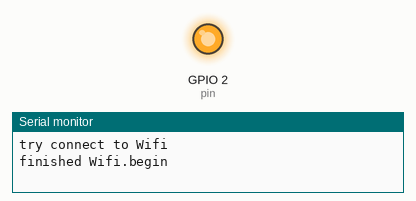
A sketch run on a simulated ESP8266 (NodeMCU). Parts: output pins drawn as LEDs (lit = HIGH), the last lines printed to the serial monitor. WiFi joins after 1.5 s; servers stay silent unless stated.

Above: at 0.2 s.
At 1.8 s:
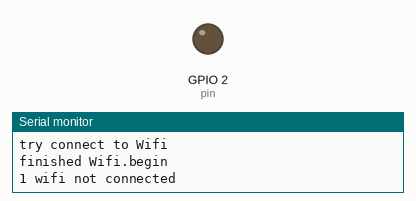
Timing chart, 0 to 3.0 s (numbered marks = the images above):
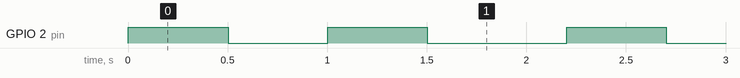

The sketch:

esp8266Blink.ino
```cpp
#include <ESP8266WiFi.h>
#include <esp8266httpclient.h>

int pin = 2;
int i=0;

void setup() {
  // initialize GPIO 2 as an output.
  pinMode(pin, OUTPUT);
  Serial.begin(115200);
  // Attempt to connect to a specific access point
  Serial.println("try connect to Wifi");
  WiFi.begin("Nokia X20", "xxxPwdxxx");
  Serial.println("finished Wifi.begin");
}

// the loop function runs over and over again forever

void loop() {

  i=i+1;
  if (i>100) i=0;
  digitalWrite(pin, HIGH);   // turn the LED on (HIGH is the voltage level)
  delay(500);               // wait for a second
  digitalWrite(pin, LOW);    // turn the LED off by making the voltage LOW
  delay(500);               // wait for a second
  if (WiFi.status() == WL_CONNECTED)
  {
    Serial.print(i);
    Serial.print(" IP address: ");
    Serial.println(WiFi.localIP());
    if (i=1)
    {
        HTTPClient http;  //Declare an object of class HTTPClient

        http.begin("http://jsonplaceholder.typicode.com/users/1");  //Specify request destination
        int httpCode = http.GET();                                  //Send the request

        if (httpCode > 0) { //Check the returning code

          String payload = http.getString();   //Get the request response payload
          Serial.println(payload);             //Print the response payload

        }

        http.end();   //Close connection
    }
  }
  else
  {
    Serial.print(i);
    Serial.println(" wifi not connected");
  }
}
```

Measured:
- by itself, GPIO 2 (pin): goes HIGH 0.50 s, LOW 0.50 s, 107 × (HIGH 0.50 s, LOW 0.70 s), HIGH 0.50 s, then LOW
- by itself, everything shown: repeats every 6.0 s, in 10 steps
